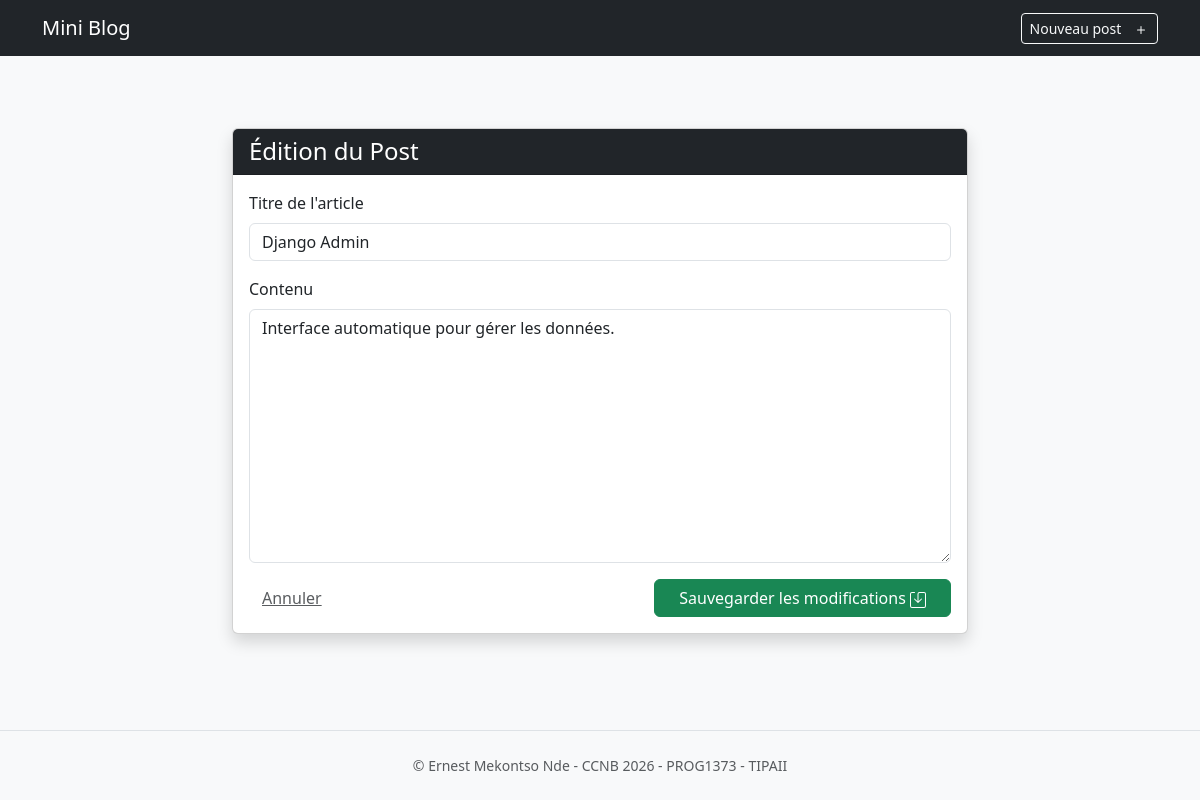
The app's page /10/update/ with its own data.
### blog/models.py (models this page shows, shortened)
class Post(models.Model):
    title = models.CharField(max_length=200)
    content = models.TextField()
    created_at = models.DateTimeField(auto_now_add=True)
    updated_at = models.DateTimeField(auto_now=True)

### blog/views.py (the view)
# urls.py: path('<int:post_id>/update/', views.update, name='update'),
def update(request, post_id):
    post = Post.objects.get(id=post_id)
    if request.method == 'POST':
        post.title = request.POST['title']
        post.content = request.POST['content']
        post.save()
        return render(request, 'posts/detail.html', {'post': post, 'success': 'Le post : ' + post.title + ' a été modifié!'})
    return render(request, 'posts/manage_post.html', {'post': post})

### blog/templates/posts/manage_post.html (shortened to what this page needs)
{% extends 'base.html' %}  {% block content %} {% if post %}
<div class="container py-5">
  <div class="row justify-content-center">
    <div class="col-md-8">
      <div class="card shadow">
        <div class="card-header bg-dark text-white">
          <h4 class="mb-0">Édition du Post</h4>
        </div>
        <div class="card-body">
          <form action="{% url 'update' post.id %}" method="post">
            <div class="mb-3">
              <label for="title" class="form-label">Titre de l'article</label>
              <input
                type="text"
                class="form-control"
                id="title"
                name="title"
                value="{{ post.title }}"
              />
            </div>
            <div class="mb-3">
              <label for="content" class="form-label">Contenu</label>
              <textarea
                class="form-control"
                id="content"
                name="content"
                rows="10"
              >
{{ post.content }}</textarea
              >
            </div>
            <div class="d-flex justify-content-between">
              <a href="{% url 'index' %}" class="btn btn-link text-muted"
                >Annuler</a
              >
              <button type="submit" class="btn btn-success px-4" title="Sauvegarder les modifications" onclick="return confirm('Êtes-vous sûr de vouloir modifier cet article?')">
                Sauvegarder les modifications
              </button>
            </div>
          </form>
        </div>
      </div>
    </div>
  </div>
</div>
{% endif %} {% endblock %}

### records on screen
Post: title "Django Admin", content "Interface automatique pour gérer les données."
